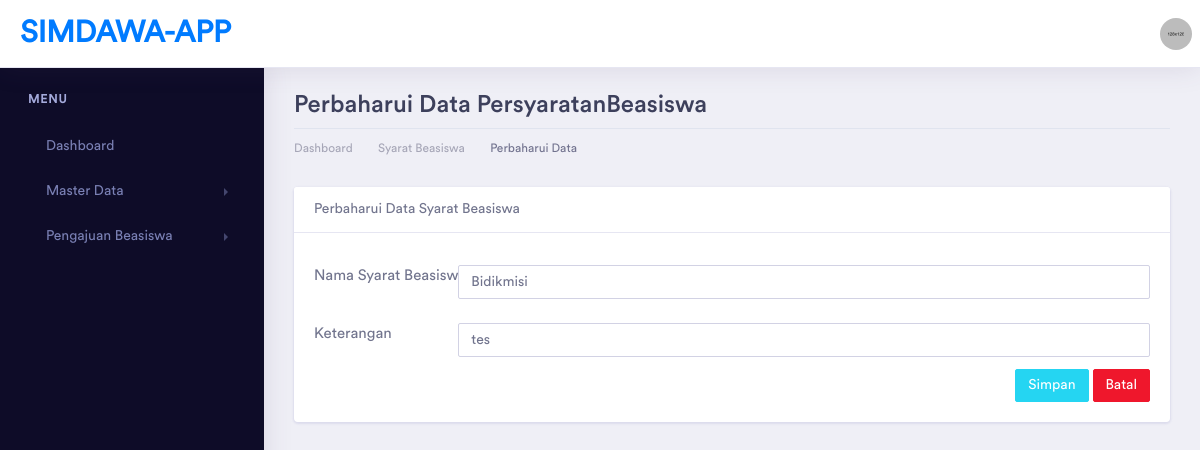
The page /persyaratan/ubah/1 on the database as committed earlier.
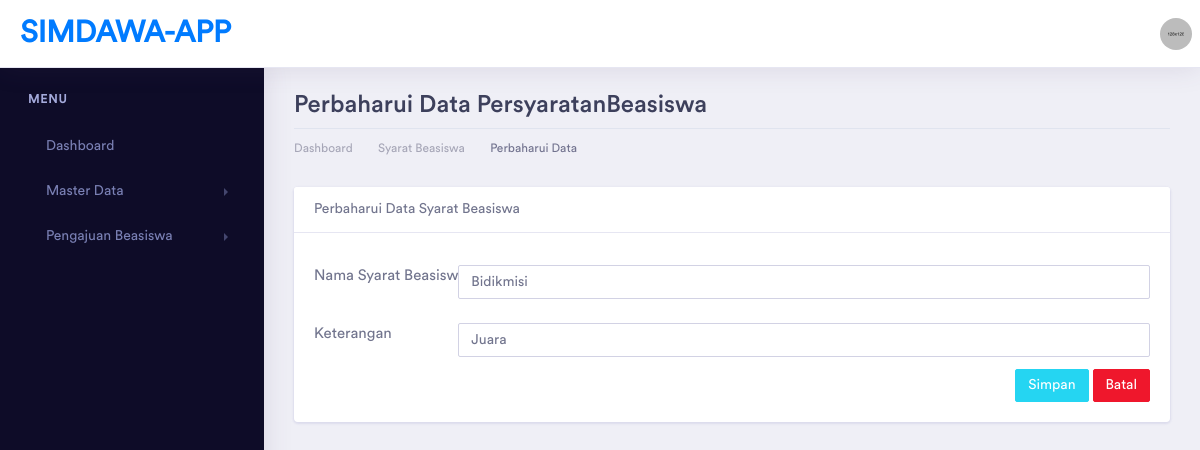
The same page on the database as committed later.
### tables this page shows
CREATE TABLE `persyaratan` (
  `id` int(11) NOT NULL,
  `nama_persyaratan` varchar(100) DEFAULT NULL,
  `keterangan` varchar(100) DEFAULT NULL
);

### application/controllers/Persyaratan.php (called while the page is built, shortened)
<?php
class Persyaratan extends CI_Controller
{
    function __construct()
    {
        $this->load->model('PersyaratanModel');
    }
    public function ubah($id)
    {
        if (isset($_POST['update'])) {
            $this->PersyaratanModel->update_persyaratan();
            redirect('persyaratan');
        } else {
            $data['title'] = "Edit Data Persyaratan Beasiswa | SIMDAWA-APP";
            $data['persyaratan'] = $this->PersyaratanModel->get_persyaratan_byid($id);
            $this->load->view('template/header', $data);
            $this->load->view('template/sidebar');
            $this->load->view('persyaratan/persyaratan_update', $data);
            $this->load->view('template/footer');
        }
    }
}

### index.php (called while the page is built, shortened)
<?php
require_once BASEPATH.'core/CodeIgniter.php';

### application/models/PersyaratanModel.php (called while the page is built, shortened)
<?php
class PersyaratanModel extends CI_Model
{
    private $tabel = "persyaratan";
    public function get_persyaratan_byid($id)
    {
        return $this->db->get_where($this->tabel, ['id' => $id])->row();
    }
}

### application/views/persyaratan/persyaratan_update.php (the view, shortened to what this page needs)
<div class="dashboard-wrapper">
    <div class="container-fluid dashboard-content">
        <div class="row">
            <div class="col-xl-12 col-lg-12 col-md-12 col-sm-12 col-12">
                <div class="page-header">
                    <h2 class="pageheader-title">Perbaharui Data PersyaratanBeasiswa </h2>
                    <div class="page-breadcrumb">
                        <nav aria-label="breadcrumb">
                            <ol class="breadcrumb">
                                <li class="breadcrumb-item"><a href="<?= base_url('home') ?>" class="breadcrumb-link">Dashboard</a></li>
                                <li class="breadcrumb-item"><a href="<?= base_url('persyaratan') ?>" class="breadcrumb-link">Syarat Beasiswa</a></li>
                                <li class="breadcrumb-item active" aria-current="page">Perbaharui Data</li>
                            </ol>
                        </nav>
                    </div>
                </div>
            </div>
        </div>
        <div class="row">
            <div class="col-xl-12 col-lg-12 col-md-12 col-sm-12 col-12">
                <div class="card">
                    <div class="card-header">
                        Perbaharui Data Syarat Beasiswa
                    </div>
                    <div class="card-body">
                        <form action="" method="post">
                            <div class="form-group row">
                                <label for="nama_persyaratan" class="col-md-2">Nama Syarat Beasiswa</label>
                                <div class="col-md-10">
                                    <input type="text" name="nama_persyaratan" required placeholder="Nama Syarat Beasiswa" value="<?= $persyaratan->nama_persyaratan ?>" class="form-control">
                                </div>
                            </div>
                            <div class="form-group row">
                                <label for="keterangan" class="col-md-2">Keterangan</label>
                                <div class="col-md-10">
                                    <input type="text" name="keterangan" required placeholder="Keterangan" value="<?= $persyaratan->keterangan ?>" class="form-control">
                                </div>
                            </div>
                            <a href="<?= base_url('persyaratan') ?>" class="btn btn-sm btn-danger float-right">Batal</a>
                            <button type="submit" name="update" class="btn btn-sm btn-info float-right mr-1">Simpan</button>
                        </form>
                    </div>
                </div>
            </div>
        </div>
    </div>
</div>

Rows that differ between the two databases and show on the page:
changed persyaratan "Bidikmisi": keterangan "tes" → "Juara"
